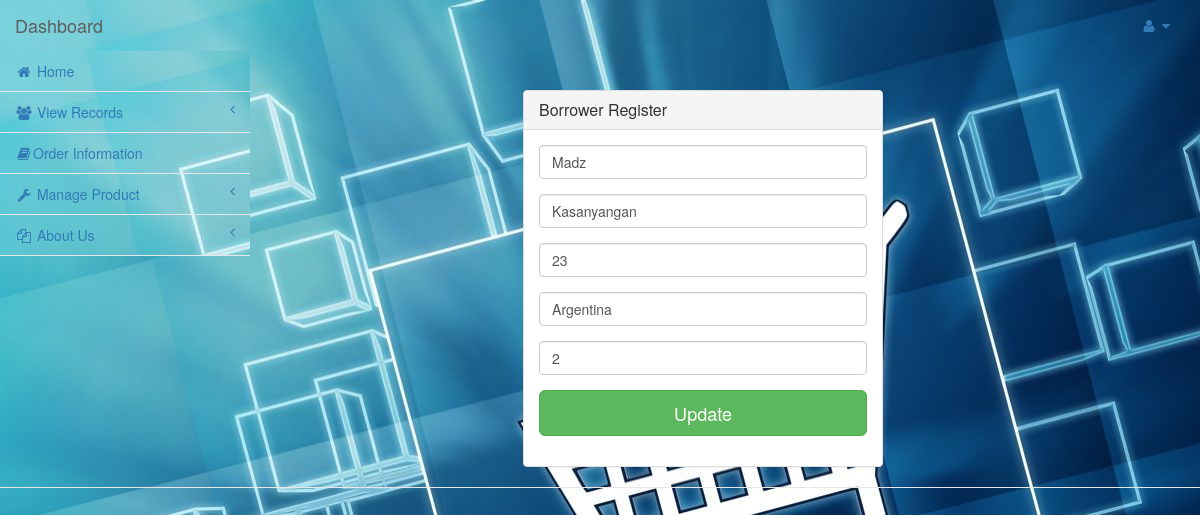
Page /admin/update_order.php?update=1 on the committed database.
### tables this page shows
CREATE TABLE `order_tbl` (
  `user_id` int(11) NOT NULL,
  `name` varchar(100) NOT NULL,
  `address` varchar(100) NOT NULL,
  `age` int(11) NOT NULL,
  `product` varchar(100) NOT NULL,
  `quantity` int(11) NOT NULL
);

### admin/update_order.php (the view, shortened to what this page needs)
<!DOCTYPE html>
<html lang="en">
<?php
include'connect.php';
?>
<head>
    <link href="../vendor/bootstrap/css/bootstrap.min.css" rel="stylesheet">
    <link href="../vendor/metisMenu/metisMenu.min.css" rel="stylesheet">
    <link href="../dist/css/sb-admin-2.css" rel="stylesheet">
    <link href="../vendor/font-awesome/css/font-awesome.min.css" rel="stylesheet" type="text/css">
</head>
<body style="background-image: url('images/shops.jpg')">
<div id="wrapper">
<?php
	if (isset($_GET['update'])){
		$fetch = "SELECT * FROM order_tbl WHERE user_id='".$_GET['update']."'";
		$sql = mysqli_query($conn,$fetch);
		$rest = mysqli_fetch_array($sql);
	}
?>
<nav class="navbar navbar-default navbar-static-top" role="navigation" style="background-image: url('images/shops.jpg')">
    <div class="navbar-header">
        <a class="navbar-brand" href="home.php">Dashboard</a>
    </div>
    <ul class="nav navbar-top-links navbar-right">
        <li class="dropdown">
            <a class="dropdown-toggle" data-toggle="dropdown" href="#">
                <i class="fa fa-user fa-fw"></i> <i class="fa fa-caret-down"></i>
            </a>
        </li>
    </ul>
    <?php
    include 'dashboard.php';
    ?>
    </div>
    <form method="post" action="">
    <div id="wrapper" style="background-image: url('images/shops.jpg')">
        <div class="container">
        <div class="row">
            <div class="col-md-4 col-md-offset-4">
                <div class="login-panel panel panel-default">
                    <div class="panel-heading">
                        <h3 class="panel-title">Borrower Register</h3>
                    </div>
                    <div class="panel-body">
                        <form role="form">
                            <fieldset>
                                <div class="form-group">
                                    <input class="form-control" placeholder="Your name" name="txtname" type="text" value="<?php echo $rest['name']; ?>">
                                </div>
                                <div class="form-group">
                                    <input class="form-control" placeholder="Your address" name="txtaddress" type="text" value=<?php echo $rest['address']; ?>>
                                </div>
                                <div class="form-group">
                                    <input class="form-control" placeholder="Your age" name="txtage" type="text" value="<?php echo $rest['age']; ?>">
                                </div>
                                <div class="form-group">
                                    <input class="form-control" placeholder="Enter product" name="txtproduct" type="text" value="<?php echo $rest['product']; ?>">
                                </div>
                                <div class="form-group">
                                    <input class="form-control" placeholder="Enter desire quantity" name="txtquantity" type="text" value="<?php echo $rest['quantity']; ?>">
                                </div>
                                <div class="form-group">
                                <input type="submit" name="update" value="Update" class="btn btn-lg btn-success btn-block">
                                </div>
                                </div>
                        </form>
                    </div>
</body>
</html>

### rows in the picture
order_tbl: txtname "Madz", txtaddress "Kasanyangan", txtage "23", txtproduct "Argentina", txtquantity "2"
